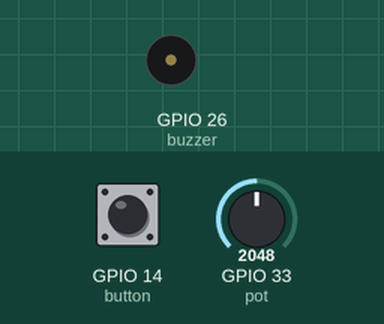
Recording of a program running on a simulated ESP32 board running MicroPython. Shown: buzzer (waves = sounding). The inputs (shaded band) are chosen by the test bench; at power-on: GPIO 14 (button) HIGH, GPIO 33 (pot) = 2048 (analog values on the 0–4095 scale).

Above: at 1.2 s.
1.3 s: GPIO 14 (button) pulled LOW for 1 s
At 3.4 s:
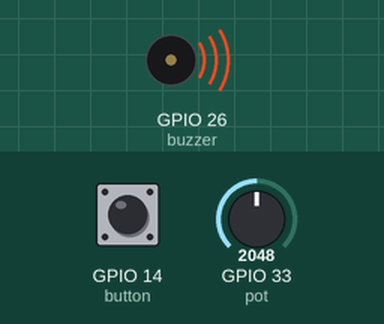
3.8 s: GPIO 14 (button) pulled LOW for 0.15 s
At 5.0 s:
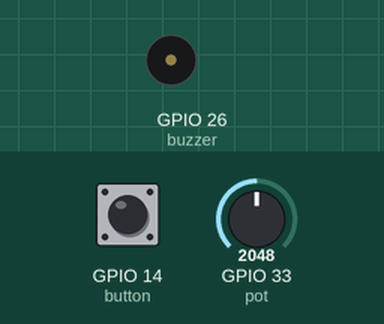
5.4 s: GPIO 14 (button) pulled LOW for 3.2 s
At 5.87 s:
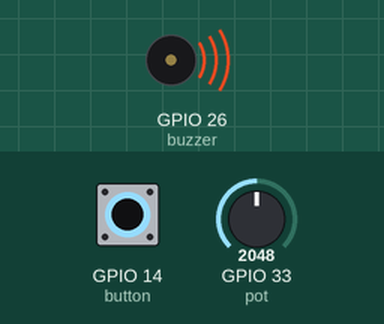
Timing chart, 0 to 10.0 s (numbered marks = the images above; inputs shaded):
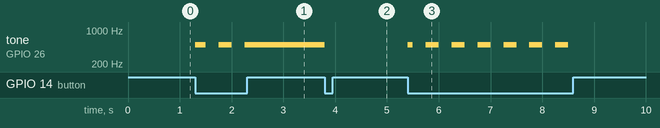

Measured:
- after the input at 1.3 s, tone on GPIO 26 (buzzer): alternates 500 Hz for 0.23 s and silent for 0.25 s, 5 changes in all, then stays 500 Hz, starting at once
- after the input at 3.8 s, tone on GPIO 26 (buzzer): 500 Hz → silent at once
- after the input at 5.4 s, tone on GPIO 26 (buzzer): silent → 500 Hz at once, then repeats every 0.50 s: silent 0.25 s, 500 Hz 0.25 s, until it stays silent from 8.5 s

The program:

music_machine.py
```python
import machine
import time

buttonCounter = 0
playing = False

BUZZER_PIN = 26
BUTTON_PIN = 14
POT_PIN = 33

# you can set the frequency to anything between 10 and 12000
buzzer = machine.PWM(machine.Pin(BUZZER_PIN), freq=500, duty=0)
max_duty = 1000

button = machine.Pin(BUTTON_PIN, machine.Pin.IN, machine.Pin.PULL_UP)

pot = machine.ADC(machine.Pin(POT_PIN))
pot.atten(machine.ADC.ATTN_11DB) # full range: 3.3v
pot.width(machine.ADC.WIDTH_12BIT) #range: 0 to 4095

def th(timer): # callback function for the timer
    global buttonCounter
    if buttonCounter == 0:
        buttonCounter += 1

timer = machine.Timer(-1)
# timer executes th() function every 250ms
timer.init(period=250, mode=machine.Timer.PERIODIC, callback=th)

def button_pressed():
    global playing
    if playing == True:
        buzzer.duty(0)
        playing = False
    else:
        playing = True

def adjust_volume():
    pot_value = pot.read()
    duty = int(max_duty * pot_value / 4095)
    buzzer.duty(duty)

while True:
    if buttonCounter > 0:
        if button.value() == 0:
            button_pressed()
            buttonCounter -= 1

    if playing == True:
        adjust_volume()
```
